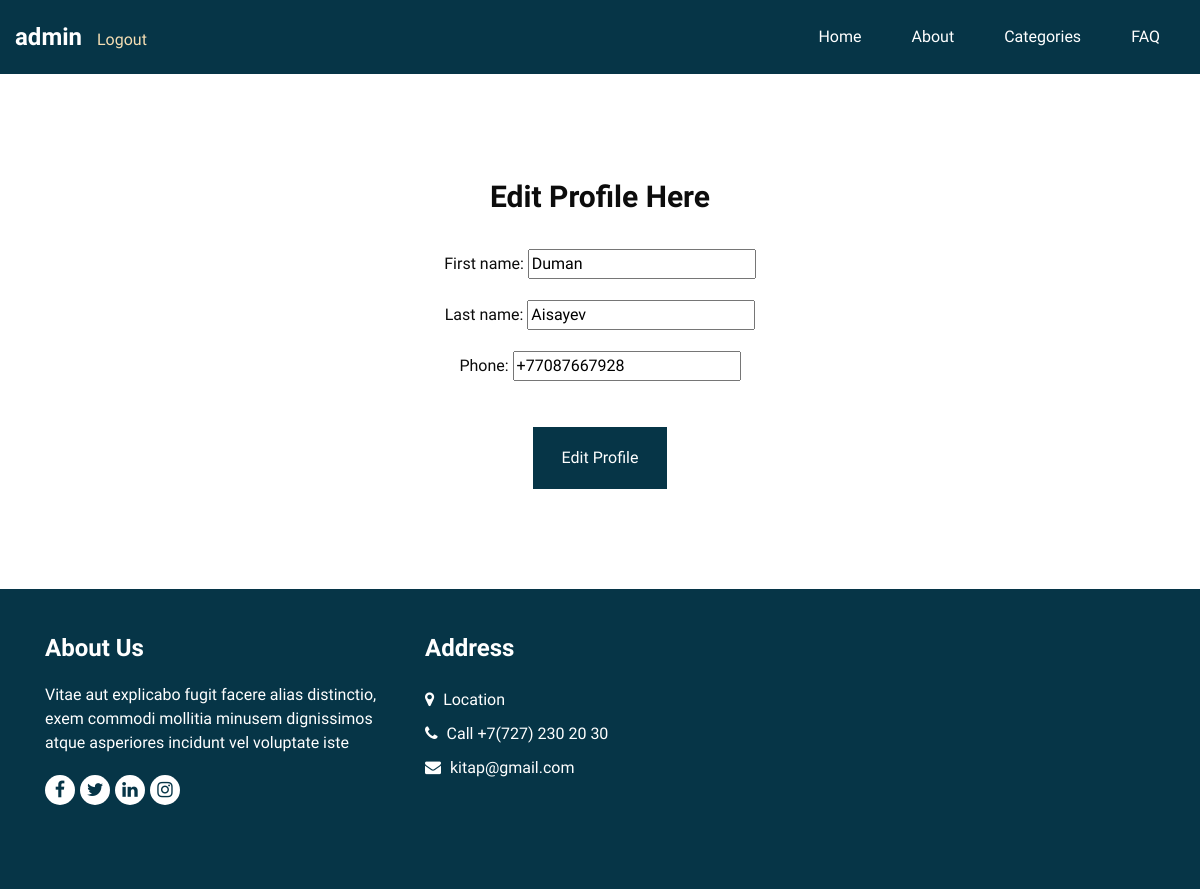
The app's page /edit_profile/1 (signed in) with its own data.
### kitap/models.py (models this page shows, shortened)
class Profile(models.Model):
    user = models.OneToOneField(User, on_delete=models.CASCADE, null=True)
    first_name = models.CharField(max_length=40)
    last_name = models.CharField(max_length=40)
    phone = models.CharField(max_length=16)

### kitap/views.py (the view)
# urls.py: path('edit_profile/<int:pk>', views.edit_profile, name="edit_profile"),
@login_required(login_url='authentication')
def edit_profile(request, pk):
    profile = Profile.objects.get(id=pk)
    form = ProfileForm(instance=profile)
    if request.method == 'POST':
        form = ProfileForm(request.POST, instance=profile)
        if form.is_valid():
            form.save()
            return redirect('index')
    context = {'form': form}
    return render(request, 'kitap/edit_profile.html', context)

### kitap/forms.py
class ProfileForm(ModelForm):
    class Meta:
        model = Profile
        exclude = ('user',)

### kitap/templates/kitap/edit_profile.html (shortened to what this page needs)
{% extends 'kitap/base.html' %}
{% load static %}
{% block style %}
    <link rel="stylesheet" href="{% static 'kitap/css/edit_profile.css' %}">
{% endblock %}
{% block content %}
    <div class="wrap-profile-form">
        <div class="update-profile-title">Edit Profile Here</div>
        <form method="post">
        {{ form.as_p }}
        <button type="submit" class="edit-profile-btn">Edit Profile</button>
        </form>
    </div>
{% endblock %}

### kitap/templates/kitap/base.html (shortened to what this page needs)
{% load static %}
<!DOCTYPE html>
<html>
<head>
    {% block style %}{% endblock %}
    <link rel="stylesheet" type="text/css" href="{% static 'kitap/css/bootstrap.css' %}" />
    <link href="{% static 'kitap/css/font-awesome.min.css' %}" rel="stylesheet" />
    <link rel="stylesheet" href="{% static 'kitap/css/style.css' %}">
    <link rel="stylesheet" href="{% static 'kitap/css/faq.css' %}">
</head>
<body>
<div class="hero_area">
    <header class="header_section">
        <div class="container-fluid">
            <nav class="navbar navbar-expand-lg custom_nav-container ">
                <a class="navbar-brand" href="{% url 'profile' user.id %}">
                <span>
                {{ request.user }}
                <a class="logout-text" href="{% url 'logout' %}">Logout</a>
                </span>
                </a>
                <div class="collapse navbar-collapse" id="navbarSupportedContent">
                    <ul class="navbar-nav">
                    <li class="nav-item active">
                    <a class="nav-link pl-lg-0" href="{% url 'index' %}">Home <span class="sr-only">(current)</span></a>
                    </li>
                    <li class="nav-item">
                    <a class="nav-link" href="{% url 'about' %}"> About</a>
                    </li>
                    <li class="nav-item">
                    <a class="nav-link" href="{% url 'categories' %}">Categories</a>
                    </li>
                    <li class="nav-item">
                    <a class="nav-link" href="{% url 'faq' %}">FAQ</a>
                    </li>
                    </ul>
                </div>
            </nav>
        </div>
    </header>
    {% block content %}{% endblock %}
  <section class="info_section layout_padding2">
    <div class="container">
      <div class="row">
        <div class="col-lg-4 info-col">
          <div class="info_detail">
            <h4>
              About Us
            </h4>
            <p>
              Vitae aut explicabo fugit facere alias distinctio, exem commodi mollitia minusem dignissimos atque asperiores incidunt vel voluptate iste
            </p>
            <div class="info_social">
              <a href="">
                <i class="fa fa-facebook" aria-hidden="true"></i>
              </a>
              <a href="">
                <i class="fa fa-twitter" aria-hidden="true"></i>
              </a>
              <a href="">
                <i class="fa fa-linkedin" aria-hidden="true"></i>
              </a>
              <a href="">
                <i class="fa fa-instagram" aria-hidden="true"></i>
              </a>
            </div>
          </div>
        </div>
        <div class="col-lg-4 info-col">
          <div class="info_contact">
            <h4>
              Address
            </h4>
            <div class="contact_link_box">
              <a href="">
                <i class="fa fa-map-marker" aria-hidden="true"></i>
                <span>
                  Location
                </span>
              </a>
              <a href="">
                <i class="fa fa-phone" aria-hidden="true"></i>
                <span>
                  Call +7(727) 230 20 30
                </span>
              </a>
              <a href="">
                <i class="fa fa-envelope" aria-hidden="true"></i>
                <span>
                  kitap@gmail.com
                </span>
              </a>
            </div>
          </div>
        </div>
        <div class="col-lg-4 info-col">
          <div class="map_container">
            <div class="map">
              <div id="googleMap"></div>
            </div>
          </div>
        </div>
      </div>
    </div>
  </section>
</body>
</html>

### kitap/static/kitap/css/edit_profile.css (style rules this page uses)
button { outline: none; border: none; }
.wrap-profile-form { margin: 100px auto; text-align: center; }
.update-profile-title { margin-bottom: 30px; font-weight: 600; font-size: 30px; }
.edit-profile-btn { color: #fff; margin-top: 25px; padding: 16px 26px; border: 3px solid #063547; background-image: -webkit-linear-gradient(30deg, #063547 50%, transparent 50%); background-image: linear-gradient(30deg, #063547 50%, transparent 50%); background-size: 500px; background-repeat: no-repeat; background-position: 0%; -webkit-transition: background 300ms ease-in-out; transition: background 300ms ease-in-out; }

### kitap/static/kitap/css/style.css (style rules this page uses)
body { font-family: 'Mulish', sans-serif; color: #0c0c0c; background-color: #ffffff; overflow-x: hidden; }
.logout-text { text-decoration: none; font-size: 16px; margin-bottom: -6px; margin-left: 15px; color: wheat; }
.layout_padding2 { padding: 75px 0; }
a, a:hover, a:focus { text-decoration: none; }
.hero_area { position: relative; min-height: 100vh; display: -webkit-box; display: -ms-flexbox; display: flex; -webkit-box-orient: vertical; -webkit-box-direction: normal; -ms-flex-direction: column; flex-direction: column; }
.header_section { background-color: #063547; padding: 15px 0; }
.navbar-brand { padding: 0; margin: 0; color: #000000; font-size: 24px; font-weight: bold; }
.navbar-brand span { color: #ffffff; }
.custom_nav-container { padding: 0; }
.custom_nav-container .navbar-nav { margin-left: auto; }
.custom_nav-container .navbar-nav .nav-item .nav-link { padding: 10px 25px; color: #ffffff; text-align: center; }
.info_section { background-color: #063547; color: #ffffff; padding: 45px 0 15px 0; }
.info_section h4 { font-weight: 600; margin-bottom: 20px; }
.info_section .info-col { margin-bottom: 30px; }
.info_section .info_contact .contact_link_box { display: -webkit-box; display: -ms-flexbox; display: flex; -webkit-box-orient: vertical; -webkit-box-direction: normal; -ms-flex-direction: column; flex-direction: column; }
.info_section .info_contact .contact_link_box a { margin: 5px 0; color: #ffffff; }
.info_section .info_contact .contact_link_box a i { margin-right: 5px; }
.info_section .info_social { display: -webkit-box; display: -ms-flexbox; display: flex; margin-top: 20px; margin-bottom: 10px; }
.info_section .info_social a { display: -webkit-box; display: -ms-flexbox; display: flex; -webkit-box-pack: center; -ms-flex-pack: center; justify-content: center; -webkit-box-align: center; -ms-flex-align: center; align-items: center; color: #063547; width: 30px; height: 30px; border-radius: 100%; background-color: #ffffff; border-radius: 100%; margin-right: 5px; font-size: 18px; }
.info_section .map_container { width: 100%; height: 210px; overflow: hidden; display: -webkit-box; display: -ms-flexbox; display: flex; -webkit-box-align: stretch; -ms-flex-align: stretch; align-items: stretch; }
.info_section .map_container .map { height: 100%; -webkit-box-flex: 1; -ms-flex: 1; flex: 1; }
.info_section .map_container .map #googleMap { height: 100%; }

### records on screen
Profile: first_name "Duman", last_name "Aisayev", phone "+77087667928"

### other values on screen
{{ request.user }} "admin"
